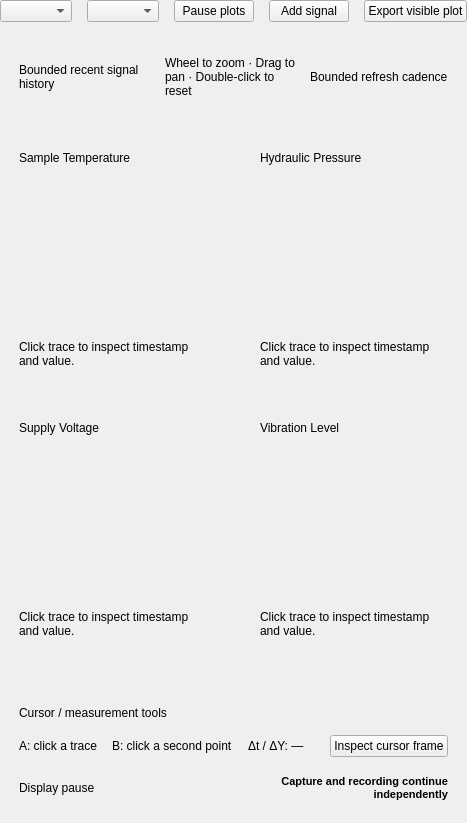
<?xml version="1.0" encoding="UTF-8"?>
<ui version="4.0">
 <class>PlotsPage</class>
 <widget class="QWidget" name="PlotsPage">
  <layout class="QVBoxLayout" name="bodyLayout">
   <property name="leftMargin">
    <number>0</number>
   </property>
   <property name="topMargin">
    <number>0</number>
   </property>
   <property name="rightMargin">
    <number>0</number>
   </property>
   <property name="bottomMargin">
    <number>0</number>
   </property>
   <property name="spacing">
    <number>15</number>
   </property>
   <item>
    <widget class="QWidget" name="actionBar">
     <layout class="QHBoxLayout" name="actionBarLayout">
      <property name="leftMargin">
       <number>0</number>
      </property>
      <property name="topMargin">
       <number>0</number>
      </property>
      <property name="rightMargin">
       <number>0</number>
      </property>
      <property name="bottomMargin">
       <number>0</number>
      </property>
      <property name="spacing">
       <number>15</number>
      </property>
      <item>
       <widget class="QComboBox" name="plotSource">
        <property name="accessibleName"><string>Plot channel and bus</string></property>
       </widget>
      </item>
      <item>
       <widget class="QComboBox" name="plotSignal">
        <property name="accessibleName"><string>Signal plotted against card time</string></property>
       </widget>
      </item>
      <item>
       <widget class="QPushButton" name="pausePlotsButton">
        <property name="text">
         <string>Pause plots</string>
        </property>
       </widget>
      </item>
      <item>
       <widget class="QPushButton" name="addSignalButton">
        <property name="text">
         <string>Add signal</string>
        </property>
       </widget>
      </item>
      <item>
       <widget class="QPushButton" name="exportPlotButton">
        <property name="text">
         <string>Export visible plot</string>
        </property>
        <property name="primary" stdset="0">
         <bool>true</bool>
        </property>
       </widget>
      </item>
     </layout>
    </widget>
   </item>
   <item>
    <widget class="QFrame" name="plotControls">
     <property name="card" stdset="0">
      <bool>true</bool>
     </property>
     <layout class="QVBoxLayout" name="plotControlsLayout">
      <property name="leftMargin">
       <number>19</number>
      </property>
      <property name="topMargin">
       <number>19</number>
      </property>
      <property name="rightMargin">
       <number>19</number>
      </property>
      <property name="bottomMargin">
       <number>19</number>
      </property>
      <property name="spacing">
       <number>15</number>
      </property>
      <item>
       <widget class="QWidget" name="plotControlRow">
        <layout class="QHBoxLayout" name="plotControlRowLayout">
         <property name="leftMargin">
          <number>0</number>
         </property>
         <property name="topMargin">
          <number>0</number>
         </property>
         <property name="rightMargin">
          <number>0</number>
         </property>
         <property name="bottomMargin">
          <number>0</number>
         </property>
         <property name="spacing">
          <number>15</number>
         </property>
         <item>
          <widget class="QLabel" name="timeWindow">
           <property name="text">
            <string>Bounded recent signal history</string>
           </property>
           <property name="wordWrap">
            <bool>true</bool>
           </property>
           <property name="tone" stdset="0">
            <string>notice</string>
           </property>
          </widget>
         </item>
         <item>
          <widget class="QLabel" name="gestures">
           <property name="text">
            <string>Wheel to zoom · Drag to pan · Double-click to reset</string>
           </property>
           <property name="wordWrap">
            <bool>true</bool>
           </property>
           <property name="tone" stdset="0">
            <string>muted</string>
           </property>
          </widget>
         </item>
         <item>
          <widget class="QLabel" name="refresh">
           <property name="text">
            <string>Bounded refresh cadence</string>
           </property>
           <property name="wordWrap">
            <bool>true</bool>
           </property>
           <property name="tone" stdset="0">
            <string>muted</string>
           </property>
          </widget>
         </item>
        </layout>
       </widget>
      </item>
     </layout>
    </widget>
   </item>
   <item>
    <widget class="QWidget" name="plotTop">
     <layout class="QHBoxLayout" name="plotTopLayout">
      <property name="leftMargin">
       <number>0</number>
      </property>
      <property name="topMargin">
       <number>0</number>
      </property>
      <property name="rightMargin">
       <number>0</number>
      </property>
      <property name="bottomMargin">
       <number>0</number>
      </property>
      <property name="spacing">
       <number>15</number>
      </property>
      <item>
       <widget class="QFrame" name="plotCard0">
        <property name="card" stdset="0">
         <bool>true</bool>
        </property>
        <property name="minimumSize">
         <size>
          <width>0</width>
          <height>233</height>
         </size>
        </property>
        <layout class="QVBoxLayout" name="plotCard0Layout">
         <property name="leftMargin">
          <number>19</number>
         </property>
         <property name="topMargin">
          <number>19</number>
         </property>
         <property name="rightMargin">
          <number>19</number>
         </property>
         <property name="bottomMargin">
          <number>19</number>
         </property>
         <property name="spacing">
          <number>15</number>
         </property>
         <item>
          <widget class="QLabel" name="plotCard0Title">
           <property name="text">
            <string>Sample Temperature</string>
           </property>
           <property name="wordWrap">
            <bool>true</bool>
           </property>
           <property name="tone" stdset="0">
            <string>cardtitle</string>
           </property>
          </widget>
         </item>
         <item>
          <widget class="SignalPlot" name="signalPlot0">
           <property name="minimumSize">
            <size>
             <width>0</width>
             <height>145</height>
            </size>
           </property>
          </widget>
         </item>
         <item>
          <widget class="QLabel" name="plotHint0">
           <property name="text">
            <string>Click trace to inspect timestamp and value.</string>
           </property>
           <property name="wordWrap">
            <bool>true</bool>
           </property>
           <property name="tone" stdset="0">
            <string>muted</string>
           </property>
          </widget>
         </item>
        </layout>
       </widget>
      </item>
      <item>
       <widget class="QFrame" name="plotCard1">
        <property name="card" stdset="0">
         <bool>true</bool>
        </property>
        <property name="minimumSize">
         <size>
          <width>0</width>
          <height>233</height>
         </size>
        </property>
        <layout class="QVBoxLayout" name="plotCard1Layout">
         <property name="leftMargin">
          <number>19</number>
         </property>
         <property name="topMargin">
          <number>19</number>
         </property>
         <property name="rightMargin">
          <number>19</number>
         </property>
         <property name="bottomMargin">
          <number>19</number>
         </property>
         <property name="spacing">
          <number>15</number>
         </property>
         <item>
          <widget class="QLabel" name="plotCard1Title">
           <property name="text">
            <string>Hydraulic Pressure</string>
           </property>
           <property name="wordWrap">
            <bool>true</bool>
           </property>
           <property name="tone" stdset="0">
            <string>cardtitle</string>
           </property>
          </widget>
         </item>
         <item>
          <widget class="TealPlot" name="signalPlot1">
           <property name="minimumSize">
            <size>
             <width>0</width>
             <height>145</height>
            </size>
           </property>
          </widget>
         </item>
         <item>
          <widget class="QLabel" name="plotHint1">
           <property name="text">
            <string>Click trace to inspect timestamp and value.</string>
           </property>
           <property name="wordWrap">
            <bool>true</bool>
           </property>
           <property name="tone" stdset="0">
            <string>muted</string>
           </property>
          </widget>
         </item>
        </layout>
       </widget>
      </item>
     </layout>
    </widget>
   </item>
   <item>
    <widget class="QWidget" name="plotBottom">
     <layout class="QHBoxLayout" name="plotBottomLayout">
      <property name="leftMargin">
       <number>0</number>
      </property>
      <property name="topMargin">
       <number>0</number>
      </property>
      <property name="rightMargin">
       <number>0</number>
      </property>
      <property name="bottomMargin">
       <number>0</number>
      </property>
      <property name="spacing">
       <number>15</number>
      </property>
      <item>
       <widget class="QFrame" name="plotCard2">
        <property name="card" stdset="0">
         <bool>true</bool>
        </property>
        <property name="minimumSize">
         <size>
          <width>0</width>
          <height>233</height>
         </size>
        </property>
        <layout class="QVBoxLayout" name="plotCard2Layout">
         <property name="leftMargin">
          <number>19</number>
         </property>
         <property name="topMargin">
          <number>19</number>
         </property>
         <property name="rightMargin">
          <number>19</number>
         </property>
         <property name="bottomMargin">
          <number>19</number>
         </property>
         <property name="spacing">
          <number>15</number>
         </property>
         <item>
          <widget class="QLabel" name="plotCard2Title">
           <property name="text">
            <string>Supply Voltage</string>
           </property>
           <property name="wordWrap">
            <bool>true</bool>
           </property>
           <property name="tone" stdset="0">
            <string>cardtitle</string>
           </property>
          </widget>
         </item>
         <item>
          <widget class="PurplePlot" name="signalPlot2">
           <property name="minimumSize">
            <size>
             <width>0</width>
             <height>145</height>
            </size>
           </property>
          </widget>
         </item>
         <item>
          <widget class="QLabel" name="plotHint2">
           <property name="text">
            <string>Click trace to inspect timestamp and value.</string>
           </property>
           <property name="wordWrap">
            <bool>true</bool>
           </property>
           <property name="tone" stdset="0">
            <string>muted</string>
           </property>
          </widget>
         </item>
        </layout>
       </widget>
      </item>
      <item>
       <widget class="QFrame" name="plotCard3">
        <property name="card" stdset="0">
         <bool>true</bool>
        </property>
        <property name="minimumSize">
         <size>
          <width>0</width>
          <height>233</height>
         </size>
        </property>
        <layout class="QVBoxLayout" name="plotCard3Layout">
         <property name="leftMargin">
          <number>19</number>
         </property>
         <property name="topMargin">
          <number>19</number>
         </property>
         <property name="rightMargin">
          <number>19</number>
         </property>
         <property name="bottomMargin">
          <number>19</number>
         </property>
         <property name="spacing">
          <number>15</number>
         </property>
         <item>
          <widget class="QLabel" name="plotCard3Title">
           <property name="text">
            <string>Vibration Level</string>
           </property>
           <property name="wordWrap">
            <bool>true</bool>
           </property>
           <property name="tone" stdset="0">
            <string>cardtitle</string>
           </property>
          </widget>
         </item>
         <item>
          <widget class="OrangePlot" name="signalPlot3">
           <property name="minimumSize">
            <size>
             <width>0</width>
             <height>145</height>
            </size>
           </property>
          </widget>
         </item>
         <item>
          <widget class="QLabel" name="plotHint3">
           <property name="text">
            <string>Click trace to inspect timestamp and value.</string>
           </property>
           <property name="wordWrap">
            <bool>true</bool>
           </property>
           <property name="tone" stdset="0">
            <string>muted</string>
           </property>
          </widget>
         </item>
        </layout>
       </widget>
      </item>
     </layout>
    </widget>
   </item>
   <item>
    <widget class="QWidget" name="extraPlots">
     <layout class="QVBoxLayout" name="extraPlotsLayout">
      <property name="leftMargin">
       <number>0</number>
      </property>
      <property name="topMargin">
       <number>0</number>
      </property>
      <property name="rightMargin">
       <number>0</number>
      </property>
      <property name="bottomMargin">
       <number>0</number>
      </property>
     </layout>
    </widget>
   </item>
   <item>
    <widget class="QFrame" name="cursorTools">
     <property name="card" stdset="0">
      <bool>true</bool>
     </property>
     <layout class="QVBoxLayout" name="cursorToolsLayout">
      <property name="leftMargin">
       <number>19</number>
      </property>
      <property name="topMargin">
       <number>19</number>
      </property>
      <property name="rightMargin">
       <number>19</number>
      </property>
      <property name="bottomMargin">
       <number>19</number>
      </property>
      <property name="spacing">
       <number>15</number>
      </property>
      <item>
       <widget class="QLabel" name="cursorToolsTitle">
        <property name="text">
         <string>Cursor / measurement tools</string>
        </property>
        <property name="wordWrap">
         <bool>true</bool>
        </property>
        <property name="tone" stdset="0">
         <string>cardtitle</string>
        </property>
       </widget>
      </item>
      <item>
       <widget class="QWidget" name="cursorRow">
        <layout class="QHBoxLayout" name="cursorRowLayout">
         <property name="leftMargin">
          <number>0</number>
         </property>
         <property name="topMargin">
          <number>0</number>
         </property>
         <property name="rightMargin">
          <number>0</number>
         </property>
         <property name="bottomMargin">
          <number>0</number>
         </property>
         <property name="spacing">
          <number>15</number>
         </property>
         <item>
          <widget class="QLabel" name="cursorA">
           <property name="text">
            <string>A: click a trace</string>
           </property>
           <property name="wordWrap">
            <bool>true</bool>
           </property>
           <property name="tone" stdset="0">
            <string>muted</string>
           </property>
          </widget>
         </item>
         <item>
          <widget class="QLabel" name="cursorB">
           <property name="text">
            <string>B: click a second point</string>
           </property>
           <property name="wordWrap">
            <bool>true</bool>
           </property>
           <property name="tone" stdset="0">
            <string>muted</string>
           </property>
          </widget>
         </item>
         <item>
          <widget class="QLabel" name="cursorDelta">
           <property name="text">
            <string>Δt / ΔY: —</string>
           </property>
           <property name="wordWrap">
            <bool>true</bool>
           </property>
           <property name="tone" stdset="0">
            <string>cardtitle</string>
           </property>
          </widget>
         </item>
         <item>
          <widget class="QPushButton" name="cursorInspectButton">
           <property name="text">
            <string>Inspect cursor frame</string>
           </property>
          </widget>
         </item>
        </layout>
       </widget>
      </item>
      <item>
       <widget class="QWidget" name="pauseNoticeRow">
        <layout class="QHBoxLayout" name="pauseNoticeRowLayout" stretch="1,1">
         <property name="leftMargin">
          <number>0</number>
         </property>
         <property name="topMargin">
          <number>0</number>
         </property>
         <property name="rightMargin">
          <number>0</number>
         </property>
         <property name="bottomMargin">
          <number>0</number>
         </property>
         <property name="spacing">
          <number>15</number>
         </property>
         <item>
          <widget class="QLabel" name="pauseNoticeKey">
           <property name="text">
            <string>Display pause</string>
           </property>
           <property name="wordWrap">
            <bool>true</bool>
           </property>
           <property name="tone" stdset="0">
            <string>muted</string>
           </property>
          </widget>
         </item>
         <item>
          <widget class="QLabel" name="pauseNotice">
           <property name="text">
            <string>Capture and recording continue independently</string>
           </property>
           <property name="wordWrap">
            <bool>true</bool>
           </property>
           <property name="alignment">
            <set>Qt::AlignRight|Qt::AlignVCenter</set>
           </property>
           <property name="styleSheet">
            <string>font-weight:600;font-size:11px;</string>
           </property>
          </widget>
         </item>
        </layout>
        <property name="minimumSize">
         <size>
          <width>0</width>
          <height>32</height>
         </size>
        </property>
        <property name="toolTip">
         <string>Display pause</string>
        </property>
       </widget>
      </item>
     </layout>
    </widget>
   </item>
  </layout>
 </widget>
 <customwidgets>
  <customwidget>
   <class>OrangePlot</class>
   <extends>QWidget</extends>
   <header>widgets/plot.hpp</header>
  </customwidget>
  <customwidget>
   <class>PurplePlot</class>
   <extends>QWidget</extends>
   <header>widgets/plot.hpp</header>
  </customwidget>
  <customwidget>
   <class>SignalPlot</class>
   <extends>QWidget</extends>
   <header>widgets/plot.hpp</header>
  </customwidget>
  <customwidget>
   <class>TealPlot</class>
   <extends>QWidget</extends>
   <header>widgets/plot.hpp</header>
  </customwidget>
 </customwidgets>
 <resources />
 <connections />
</ui>
